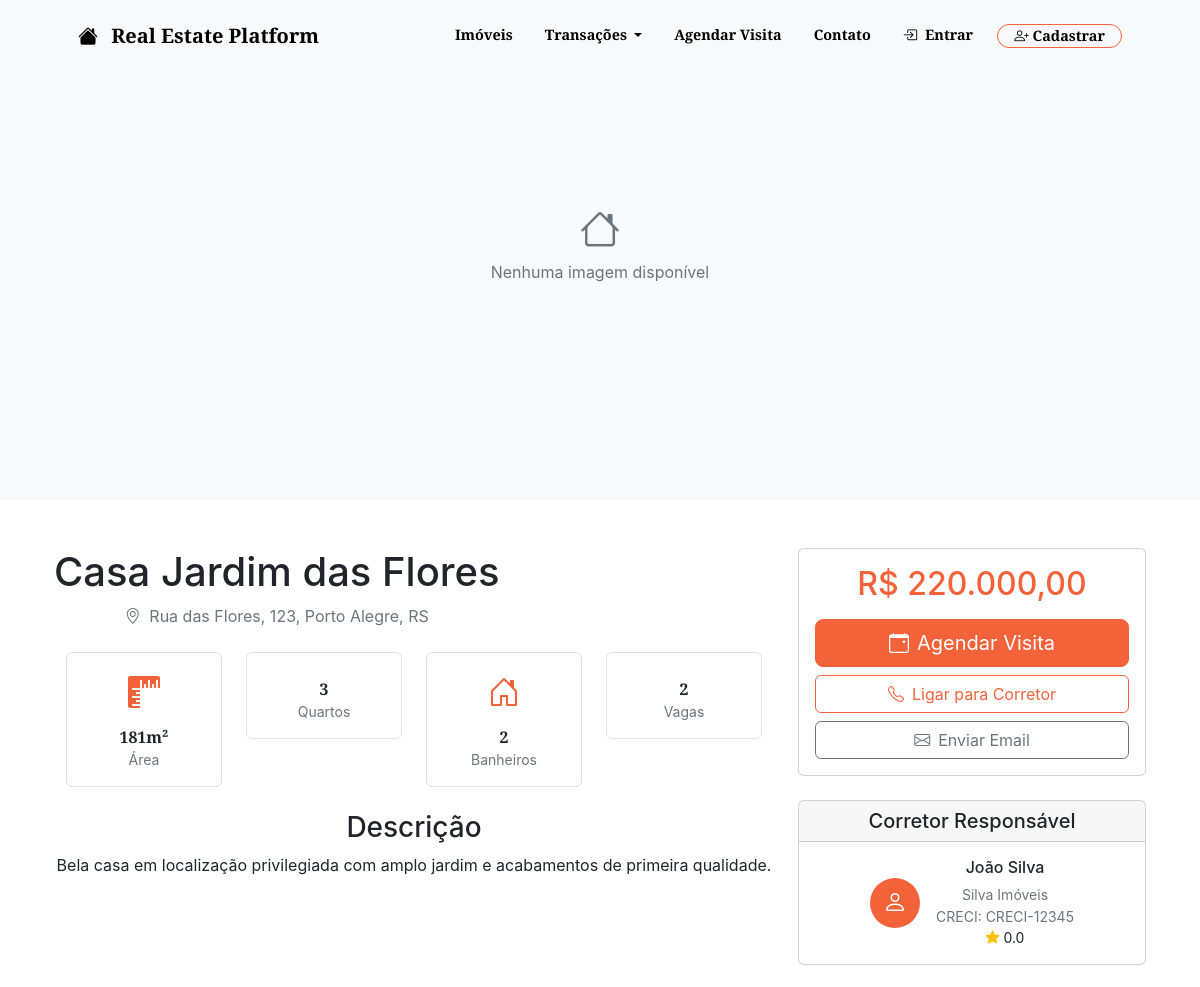
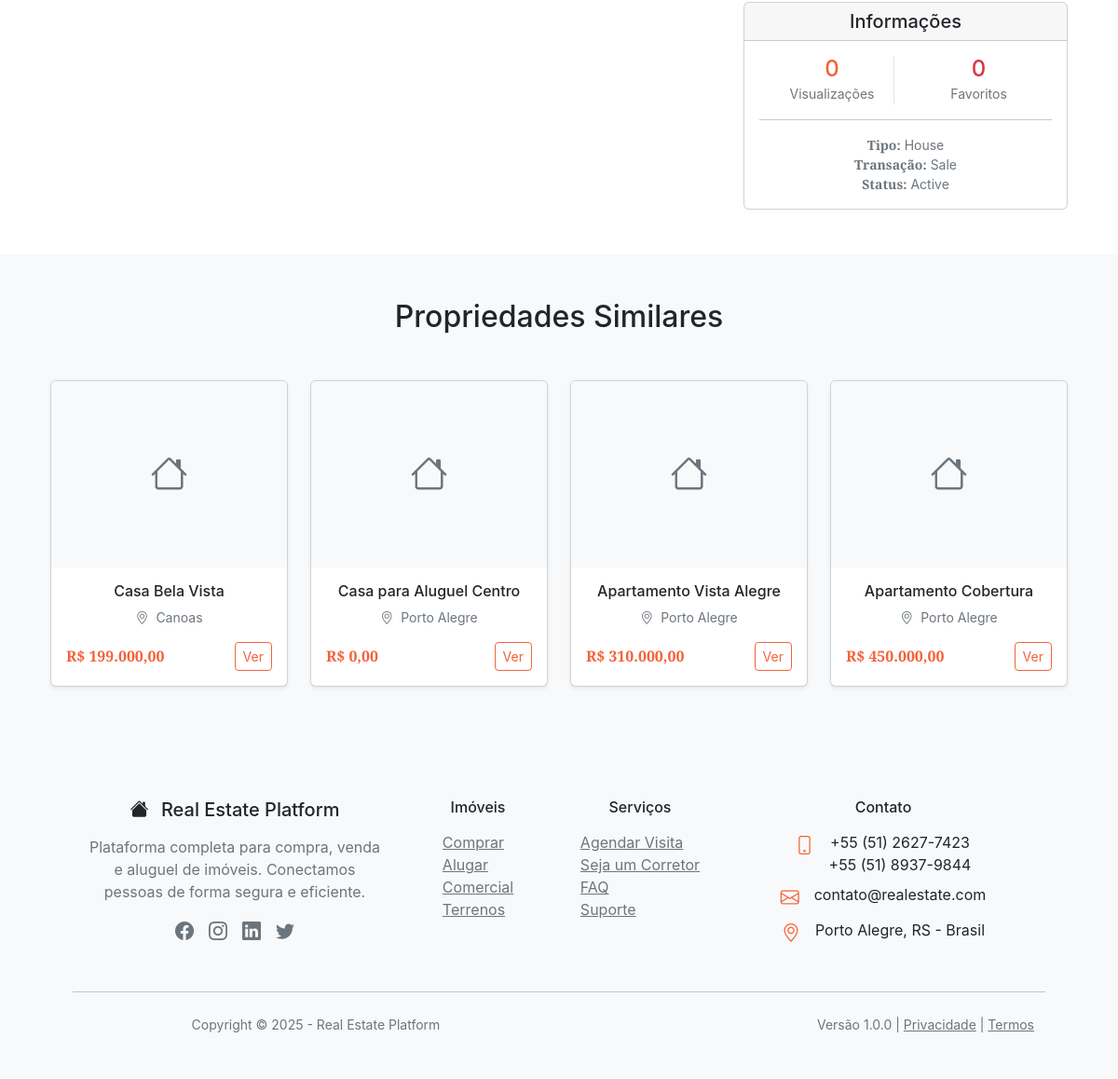
Page /properties/view.php?id=1 on the committed database (2 pictures, top to bottom).
### tables this page shows
CREATE TABLE properties (
    id INT AUTO_INCREMENT PRIMARY KEY,
    broker_id INT NOT NULL,
    title VARCHAR(255) NOT NULL,
    description TEXT NOT NULL,
    property_type ENUM('house', 'apartment', 'condo', 'townhouse', 'commercial', 'land') NOT NULL,
    transaction_type ENUM('sale', 'rent', 'both') NOT NULL,
    price DECIMAL(15,2) NOT NULL,
    rent_price DECIMAL(15,2) NULL,
    area_sqm DECIMAL(8,2) NOT NULL,
    bedrooms INT DEFAULT 0,
    bathrooms INT DEFAULT 0,
    garage_spaces INT DEFAULT 0,
    furnished BOOLEAN DEFAULT FALSE,
    pets_allowed BOOLEAN DEFAULT FALSE,
    
     
    address VARCHAR(255) NOT NULL,
    neighborhood VARCHAR(100),
    city VARCHAR(100) NOT NULL,
    state VARCHAR(100) NOT NULL,
    zip_code VARCHAR(10) NOT NULL,
    latitude DECIMAL(10, 8) NULL,
    longitude DECIMAL(11, 8) NULL,
    
     
    features JSON NULL,
    amenities JSON NULL,
    
     
    status ENUM('active', 'pending', 'sold', 'rented', 'inactive') DEFAULT 'pending',
    featured BOOLEAN DEFAULT FALSE,
    views_count INT DEFAULT 0,
    favorites_count INT DEFAULT 0,
    created_at TIMESTAMP DEFAULT CURRENT_TIMESTAMP,
    updated_at TIMESTAMP DEFAULT CURRENT_TIMESTAMP ON UPDATE CURRENT_TIMESTAMP,
    
    FOREIGN KEY (broker_id) REFERENCES brokers(id) ON DELETE CASCADE,
    INDEX idx_property_type (property_type),
    INDEX idx_transaction_type (transaction_type),
    INDEX idx_price (price),
    INDEX idx_city (city),
    INDEX idx_status (status),
    INDEX idx_featured (featured)
);

CREATE TABLE users (
    id INT AUTO_INCREMENT PRIMARY KEY,
    first_name VARCHAR(100) NOT NULL,
    last_name VARCHAR(100) NOT NULL,
    email VARCHAR(255) NOT NULL UNIQUE,
    password VARCHAR(255) NOT NULL,
    cpf VARCHAR(14) UNIQUE,
    phone VARCHAR(20),
    user_type ENUM('user', 'broker', 'admin') DEFAULT 'user',
    status ENUM('active', 'inactive', 'pending') DEFAULT 'pending',
    email_verified BOOLEAN DEFAULT FALSE,
    verification_token VARCHAR(255) NULL,
    password_reset_token VARCHAR(255) NULL,
    password_reset_expires DATETIME NULL,
    created_at TIMESTAMP DEFAULT CURRENT_TIMESTAMP,
    updated_at TIMESTAMP DEFAULT CURRENT_TIMESTAMP ON UPDATE CURRENT_TIMESTAMP,
    
    INDEX idx_email (email),
    INDEX idx_user_type (user_type),
    INDEX idx_status (status)
);

CREATE TABLE brokers (
    id INT AUTO_INCREMENT PRIMARY KEY,
    user_id INT NOT NULL,
    license_number VARCHAR(50) UNIQUE,
    company VARCHAR(255) NULL,
    specialties JSON NULL,
    commission_rate DECIMAL(5,2) DEFAULT 3.00,
    rating DECIMAL(3,2) DEFAULT 0.00,
    reviews_count INT DEFAULT 0,
    total_sales INT DEFAULT 0,
    years_experience INT DEFAULT 0,
    languages JSON NULL,
    created_at TIMESTAMP DEFAULT CURRENT_TIMESTAMP,
    updated_at TIMESTAMP DEFAULT CURRENT_TIMESTAMP ON UPDATE CURRENT_TIMESTAMP,
    
    FOREIGN KEY (user_id) REFERENCES users(id) ON DELETE CASCADE,
    UNIQUE KEY unique_broker_user (user_id)
);

### properties/view.php (the view, shortened to what the rows shown need)
<?php
require_once __DIR__ . '/../includes/init.php';
require_once __DIR__ . '/../models/Property.php';
$property_id = intval($_GET['id'] ?? 0);
$propertyModel = new Property();
$property = $propertyModel->findById($property_id);
$similar_properties = $propertyModel->getSimilar($property_id, 4);
?>
<div class="container my-5">
    <div class="row">
        <div class="col-lg-8">
            <div class="d-flex justify-content-between align-items-start mb-4">
                <div>
                    <h1 class="mb-2"><?php echo htmlspecialchars($property['title']); ?></h1>
                    <p class="text-muted mb-0">
                        <i class="bi bi-geo-alt me-1"></i>
                        <?php echo htmlspecialchars($property['address'] . ', ' . $property['city'] . ', ' . $property['state']); ?>
                    </p>
                </div>
            </div>
            <div class="row mb-4">
                <div class="col-md-3 text-center">
                    <div class="border rounded p-3">
                        <div class="mt-2">
                            <strong><?php echo number_format($property['area_sqm'], 0); ?>m²</strong>
                            <div class="small text-muted">Área</div>
                        </div>
                    </div>
                </div>
                <?php if ($property['bedrooms']): ?>
                <div class="col-md-3 text-center">
                    <div class="border rounded p-3">
                        <div class="mt-2">
                            <strong><?php echo $property['bedrooms']; ?></strong>
                            <div class="small text-muted">Quartos</div>
                        </div>
                    </div>
                </div>
                <?php endif; ?>
                <?php if ($property['bathrooms']): ?>
                <div class="col-md-3 text-center">
                    <div class="border rounded p-3">
                        <i class="bi bi-house-door fs-2 text-primary"></i>
                        <div class="mt-2">
                            <strong><?php echo $property['bathrooms']; ?></strong>
                            <div class="small text-muted">Banheiros</div>
                        </div>
                    </div>
                </div>
                <?php endif; ?>
                <?php if ($property['garage_spaces']): ?>
                <div class="col-md-3 text-center">
                    <div class="border rounded p-3">
                        <div class="mt-2">
                            <strong><?php echo $property['garage_spaces']; ?></strong>
                            <div class="small text-muted">Vagas</div>
                        </div>
                    </div>
                </div>
                <?php endif; ?>
            </div>
            <div class="mb-4">
                <h3>Descrição</h3>
                <p><?php echo nl2br(htmlspecialchars($property['description'])); ?></p>
            </div>
        </div>
        <div class="col-lg-4">
            <div class="card mb-4">
                <div class="card-body text-center">
                    <div class="price mb-3">
                        <h2 class="text-primary mb-0"><?php echo formatCurrency($property['price']); ?></h2>
                    </div>
                </div>
            </div>
            <div class="card mb-4">
                <div class="card-body">
                    <div class="d-flex align-items-center">
                        <div>
                            <h6 class="mb-1">
                                <?php echo htmlspecialchars($property['broker_first_name'] . ' ' . $property['broker_last_name']); ?>
                            </h6>
                            <?php if ($property['company']): ?>
                            <small class="text-muted"><?php echo htmlspecialchars($property['company']); ?></small>
                            <?php endif; ?>
                            <?php if ($property['license_number']): ?>
                            <div class="small text-muted">CRECI: <?php echo htmlspecialchars($property['license_number']); ?></div>
                            <?php endif; ?>
                            <?php if ($property['rating']): ?>
                            <div class="small">
                                <i class="bi bi-star-fill text-warning"></i>
                                <?php echo number_format($property['rating'], 1); ?>
                            </div>
                            <?php endif; ?>
                        </div>
                    </div>
                </div>
            </div>
            <div class="card">
                <div class="card-body">
                    <div class="row text-center">
                        <div class="col-6">
                            <div class="border-end">
                                <div class="h4 mb-0 text-primary"><?php echo number_format($property['views_count']); ?></div>
                                <small class="text-muted">Visualizações</small>
                            </div>
                        </div>
                        <div class="col-6">
                            <div class="h4 mb-0 text-danger"><?php echo number_format($property['favorites_count']); ?></div>
                            <small class="text-muted">Favoritos</small>
                        </div>
                    </div>
                    <div class="small text-muted">
                        <div><strong>Tipo:</strong> <?php echo ucfirst($property['property_type']); ?></div>
                        <div><strong>Transação:</strong> <?php echo ucfirst($property['transaction_type']); ?></div>
                        <div><strong>Status:</strong> <?php echo ucfirst($property['status']); ?></div>
                    </div>
                </div>
            </div>
        </div>
    </div>
</div>
<?php if (!empty($similar_properties)): ?>
<section class="bg-light py-5">
    <div class="container">
        <h2 class="text-center mb-5">Propriedades Similares</h2>
        <div class="row">
            <?php foreach ($similar_properties as $similar): ?>
            <div class="col-lg-3 col-md-6 mb-4">
                <div class="card h-100 shadow-sm">
                    <?php if ($similar['primary_image']): ?>
                    <img src="<?php echo htmlspecialchars($similar['primary_image']); ?>"
                         class="card-img-top"
                         alt="<?php echo htmlspecialchars($similar['title']); ?>"
                         style="height: 200px; object-fit: cover;">
                    <?php else: ?>
                    <div class="card-img-top bg-light d-flex align-items-center justify-content-center"
                         style="height: 200px;">
                        <i class="bi bi-house fs-1 text-muted"></i>
                    </div>
                    <?php endif; ?>
                    <div class="card-body">
                        <h6 class="card-title"><?php echo htmlspecialchars($similar['title']); ?></h6>
                        <p class="card-text text-muted small">
                            <i class="bi bi-geo-alt me-1"></i>
                            <?php echo htmlspecialchars($similar['city']); ?>
                        </p>
                        <div class="d-flex justify-content-between align-items-center">
                            <strong class="text-primary">
                                <?php echo formatCurrency($similar['price']); ?>
                            </strong>
                            <a href="/properties/view.php?id=<?php echo $similar['id']; ?>"
                               class="btn btn-outline-primary btn-sm">
                                Ver
                            </a>
                        </div>
                    </div>
                </div>
            </div>
            <?php endforeach; ?>
        </div>
    </div>
</section>
<?php endif; ?>
<?php
include __DIR__ . '/../views/layouts/main.php';
?>

### rows in the picture
properties: title "Casa Jardim das Flores", address+city+state "Rua das Flores, 123, Porto Alegre, RS", area_sqm "181", bedrooms "3", bathrooms "2", garage_spaces "2", description "Bela casa em localização privilegiada com amplo jardim e acabamentos de primeira qualidade.", price "R$ 220.000,00", users.first_name+last_name "João Silva", broker.company "Silva Imóveis", broker.license_number "CRECI-12345", broker.rating "0.0", views_count "0", favorites_count "0", property_type "House", transaction_type "Sale", status "Active"
properties: title "Casa Bela Vista", city "Canoas", price "R$ 199.000,00"
properties: title "Casa para Aluguel Centro", city "Porto Alegre", price "R$ 0,00"
properties: title "Apartamento Vista Alegre", city "Porto Alegre", price "R$ 310.000,00"
properties: title "Apartamento Cobertura", city "Porto Alegre", price "R$ 450.000,00"

### other values in the picture
APP_NAME "Real Estate Platform"
APP_VERSION "1.0.0"
